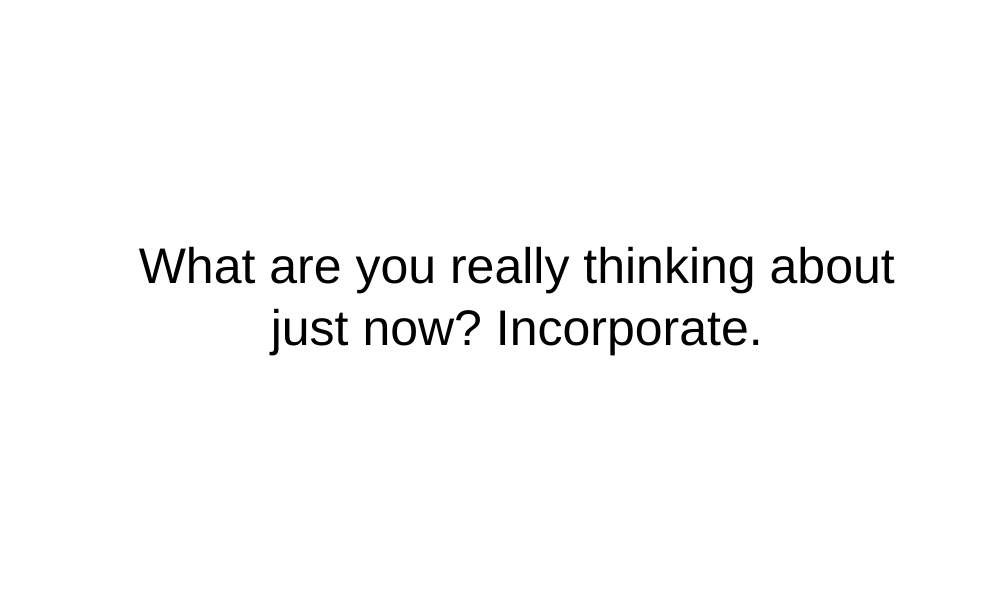
Frame 1 (no input)
Frame 60 (no input): identical to frame 1, image omitted
Frame 120 (the mouse pressed at the canvas centre since frame 60): identical to frame 1, image omitted

The p5.js sketch that drew this single still picture (run headless with seeded random() and noise() and a simulated clock; from frame 60 on, the mouse is pressed at the canvas centre):

// p5.js sketch
// ── sketch.js
var cards = [];
var randomNumber;
var released = false;

function setup() {
  createCanvas(1000, 600);
  cards = ["(Organic) machinery.",
  	"[blank white card] ",
  	"A line has two sides. ",
  	"A very small object - Its centre.",
  	"Abandon normal instruments.",
  	"Abandon normal instructions.",
  	"Accept advice.  ",
  	"Accretion.",
  	"Allow an easement (an easement is the abandonment of a stricture).",
  	"Always first steps.",
  	"Always give yourself credit for having more than personality.",
  	"Are there sections?  Consider transitions.",
  	"Ask people to work against their better judgment. ",
  	"Ask your body.",
  	"Assemble some of the instruments in a group and treat the group.",
  	"Assemble some of the elements in a group and treat the group.",
  	"Balance the consistency principle with the inconsistency principle.",
  	"Be dirty.",
  	"Be extravagant. ",
  	"Be less critical more often.",
  	"Breathe more deeply.",
  	"Bridges - build - burn. ",
  	"Cascades. ",
  	"Change instrument roles.",
  	"Change nothing and continue with immaculate consistency.",
  	"Children's voices - speaking - singing.",
  	"Cluster analysis.",
  	"Consider different fading systems.",
  	"Consider transitions.",
  	"Consult other sources - promising - unpromising. ",
  	"Convert a melodic element into a rhythmic element. ",
  	"Courage! ",
  	"Cut a vital connection. ",
  	"Decorate, decorate.",
  	"Define an area as 'safe' and use it as an anchor.",
  	"Destroy - nothing - the most important thing.  ",
  	"Discard an axiom.  ",
  	"Disciplined self- indulgence.",
  	"Disconnect from desire.",
  	"Discover the recipes you are using and abandon them. ",
  	"Discover your formulas and abandon them. ",
  	"Distorting time.",
  	"Do nothing for as long as possible.",
  	"Do something boring. ",
  	"Do something sudden, destructive and unpredictable. ",
  	"Do the last thing first.",
  	"Do the washing up. ",
  	"Do the words need changing?",
  	"Do we need holes? ",
  	"Don't be afraid of things because they're easy to do.",
  	"Don't be frightened of cliches.",
  	"Don't be frightened to display your talents.",
  	"Don't break the silence.  ",
  	"Don't stress one thing more than another.  ",
  	"Emphasize differences. ",
  	"Emphasize repetitions. ",
  	"Emphasize the flaws. ",
  	"Faced with a choice, do both ",
  	"Feed the recording back out of the medium. ",
  	"Feedback recordings into an acoustic situation. ",
  	"Fill every beat with something. ",
  	"Find a safe part and use it as an anchor.",
  	"From nothing to more than nothing. ",
  	"Get your neck massaged. ",
  	"Ghost echoes.  ",
  	"Give the game away.",
  	"Give the name away. ",
  	"Give way to your worst impulse. ",
  	"Go outside.  Shut the door.",
  	"Go slowly all the way round the outside.",
  	"Go to an extreme, move back to a more comfortable place.",
  	"Honor thy error as a hidden intention.",
  	"How would someone else do it? ",
  	"How would you have done it? ",
  	"Humanize something free of error.",
  	"Idiot glee",
  	"Imagine the music as a set of disconnected events. ",
  	"In total darkness, or in a very large room, very quietly.",
  	"Infinitesimal gradations.  ",
  	"Intentions - credibility of - nobility of - humility of.",
  	"Into the impossible. ",
  	"Is it finished? ",
  	"Is the intonation correct?",
  	"Is the style right? ",
  	"Is the tuning appropriate? ",
  	"Is there something missing.",
  	"It is quite possible (after all). ",
  	"It is simply a matter or work. ",
  	"Just carry on. ",
  	"Left channel, right channel, center channel.  ",
  	"Listen in total darkness, or in a very large room, very quietly. ",
  	"Listen to the quiet voice.  ",
  	"Look at the order in which you do things. ",
  	"Look closely at the most embarrassing details & amplify them. ",
  	"Lost in useless territory. ",
  	"Lowest common denominator check - single beat - single note - single riff.",
  	"Magnify the most difficult details. ",
  	"Make a blank valuable by putting it in an exquisite frame.  ",
  	"Make a sudden, destructive unpredictable action; incorporate. ",
  	"Make an exhaustive list of everything you might do and do the last thing on the list. ",
  	"Make it more sensual.  ",
  	"Mechanicalize something idiosyncratic.  ",
  	"Mute and continue. ",
  	"Not building a wall but making a brick. ",
  	"Once the search is in progress, something will be found.",
  	"Only a part, not the whole.  ",
  	"Only one element of each kind. ",
  	"Overtly resist change.",
  	"Put in earplugs. ",
  	"Question the heroic approach.",
  	"Question the heroic. ",
  	"Remember those quiet evenings.",
  	"Remove ambiguities and convert to specifics.",
  	"Remove specifics and convert to ambiguities. ",
  	"Repetition is a form of change.",
  	"Retrace your steps. ",
  	"Revaluation (a warm feeling).",
  	"Reverse.  ",
  	"Short circuit (example: a man eating peas with the idea that they will improve his virility shovels them straight into his lap). ",
  	"Simple subtraction. ",
  	"Simply a matter of work. ",
  	"Slow preparation, fast execution. ",
  	"Spectrum analysis. ",
  	"State the problem in words as clearly as possible.",
  	"Take a break.  ",
  	"Take away the elements in order of apparent non-importance. ",
  	"Take away the important parts.",
  	"Tape your mouth. ",
  	"The inconsistency principle. ",
  	"The most important thing is the thing most easily forgotten.",
  	"The tape is now the music. ",
  	"Think - inside the work - outside the work. ",
  	"Think of the radio.",
  	"Tidy up.",
  	"Towards the insignificant.",
  	"Trust in the you of now.  ",
  	"Try faking it.",
  	"Turn it upside down. ",
  	"Twist the spine.  ",
  	"Use an old idea.  ",
  	"Use an unacceptable color. ",
  	"Use fewer notes. ",
  	"Use filters. ",
  	"Use something nearby as a model. ",
  	"Use 'unqualified' people.  ",
  	"Voice your suspicions. ",
  	"Water.  ",
  	"What are the sections sections of?  Imagine a caterpillar moving.",
  	"What are you really thinking about just now? Incorporate.",
  	"What context would look right? ",
  	"What is the reality of the situation? ",
  	"What is the simplest solution? ",
  	"What mistakes did you make last time?  ",
  	"What to increase? What to reduce? What to maintain?",
  	"What were you really thinking about just now?",
  	"What would your closest friend do? ",
  	"What wouldn't you do? ",
  	"When is it for?  ",
  	"Where is the edge? ",
  	"Which parts can be grouped? ",
  	"Work at a different speed.  ",
  	"Would anybody want it?",
  	"You are an engineer. ",
  	"You can only make one dot at a time. ",
  	"You don't have to be ashamed of using your own ideas."];
  randomize();
}

function draw() {
  background(255);
  if(released == true){
    released = false;
    randomize();
  }
  textSize(50);
  textAlign(CENTER, CENTER);
  text(cards[randomNumber], width/10, 0, width/1.2, height);
}

function randomize() {
  randomNumber = Math.floor(Math.random() * cards.length);
}

function mouseReleased() {
  released = true;
}
